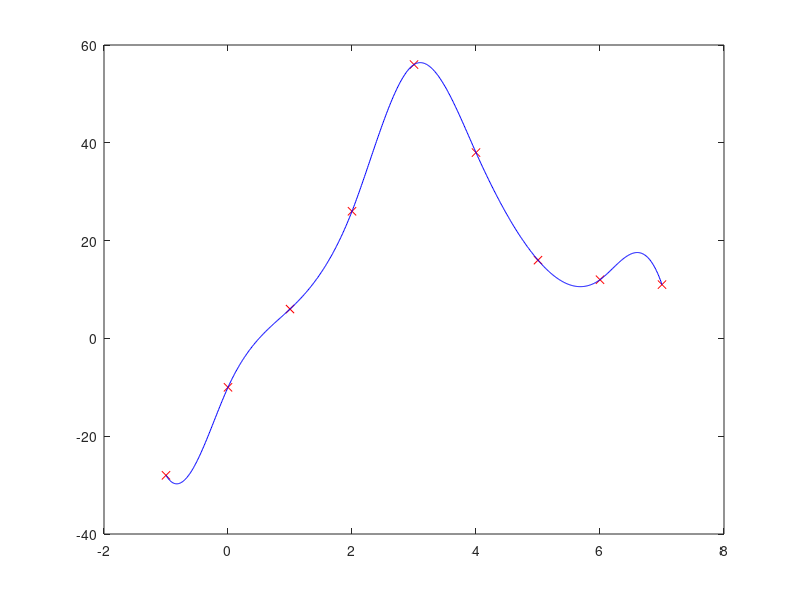

Recreate this plot in MATLAB. (Note: this script raises an error after producing the figure.)
%% Input: data points and end derivatives
x = [-1 0 1 2 3 4 5 6 7];                       % x-values
y = [-28 -10 6 26 56 38 16 12 11];                  % y-values
L = -21;                                % derivative at x1
R = -37;                                % derivative at xn
natural = 0;                            % flag variable for natural spline
n = length(x) - 1;                      % Number of spline intervals
slope = @(k,x,y)((y(k+1)-y(k))/(x(k+1)-x(k)));

%% Setup the system
A = zeros(n+1);               % Coefficient matrix (5x5)
rhs = zeros(n+1,1);           % Right-hand side

% Clapped Spline set up
if ~natural
    A(1,1) = (x(2)-x(1))/3; A(1,2) = (x(2)-x(1))/6;
    A(n+1,n) = (x(n+1)-x(n))/6; A(n+1,n+1) = (x(n+1)-x(n))/3;
    rhs(1) = slope(1,x,y) - L; 
    rhs(n+1) = R - (slope(n,x,y)); 
end

% Natural Spline Set up
for i = 2:n
    j = i-1; A(i,j) = (x(j+1)-x(j))/6;
    j = i; A(i,j) = (x(j+1)-x(j-1))/3;
    j = i+1; A(i,j) = (x(j)-x(j-1))/6;
    rhs(i) = (slope(i,x,y)) - (slope(i-1,x,y));
end


% Solving z values
if natural
    A_n = A(2:n,2:n);
    rhs_n = rhs(2:n);
    z = A_n\rhs_n;
    z = [0;z;0];
else
    z = A\rhs;
end 



%% Spline function
s = zeros(n,4);  % Array of polynomials (3rd order)
for i = 1:n
    a = (1/6)*( slope(i,x,z) );
    b = z(i)/2;
    c = slope(i,x,y) - ( z(i+1)/6 + z(i)/3 )*( x(i+1)-x(i) );
    d = y(i);
    ax = a*conv(conv([1 -x(i)],[1 -x(i)]),[1 -x(i)]);
    bx = b*conv([1 -x(i)],[1 -x(i)]);
    cx = c*[1 -x(i)];
    s(i,:) = ax + [0 bx] + [0 0 cx] + [0 0 0 d];
end 

%% Plotting
plot(x,y,'rx')
hold on
for i = 1:n
    x_span = linspace(x(i),x(i+1));
    plot(x_span,polyval(s(i,:),x_span),'b-')
end

%% Interpolated Polynomial - Newton
x_span = linspace(x(1),x(n+1));

% divided difference scheme
diffs = zeros(n+1,n+1);
diffs(:,1) = y(:);                             % First value is the y values

for j = 2:n+1
    for i = 1:n+2-j
        diffs(i,j) = (diffs(i+1,j-1) - diffs(i,j-1)) / (x(i+j-1) - x(i));
    end
end

coeffs = diffs(1,:);

% evaluating the newton polynomial
newpoly_val = zeros(1,length(x_span));
newpoly_val = newpoly_val + coeffs(1);                  % First value is zeroth order
for k = 1:n
    temp_poly = rec_conv(x(1:k));
    newpoly_val = newpoly_val + coeffs(k+1).*polyval(temp_poly,x_span);  % Super position
end

plot(x_span,newpoly_val,'r-')

function out = rec_conv(x)
    if length(x) == 1
        out = [1,-x];
    elseif length(x) == 2
        out = conv([1,-x(1)],[1,-x(2)]);
    else
        out = conv([1,-x(1)],rec_conv(x(2:end)));
    end
end